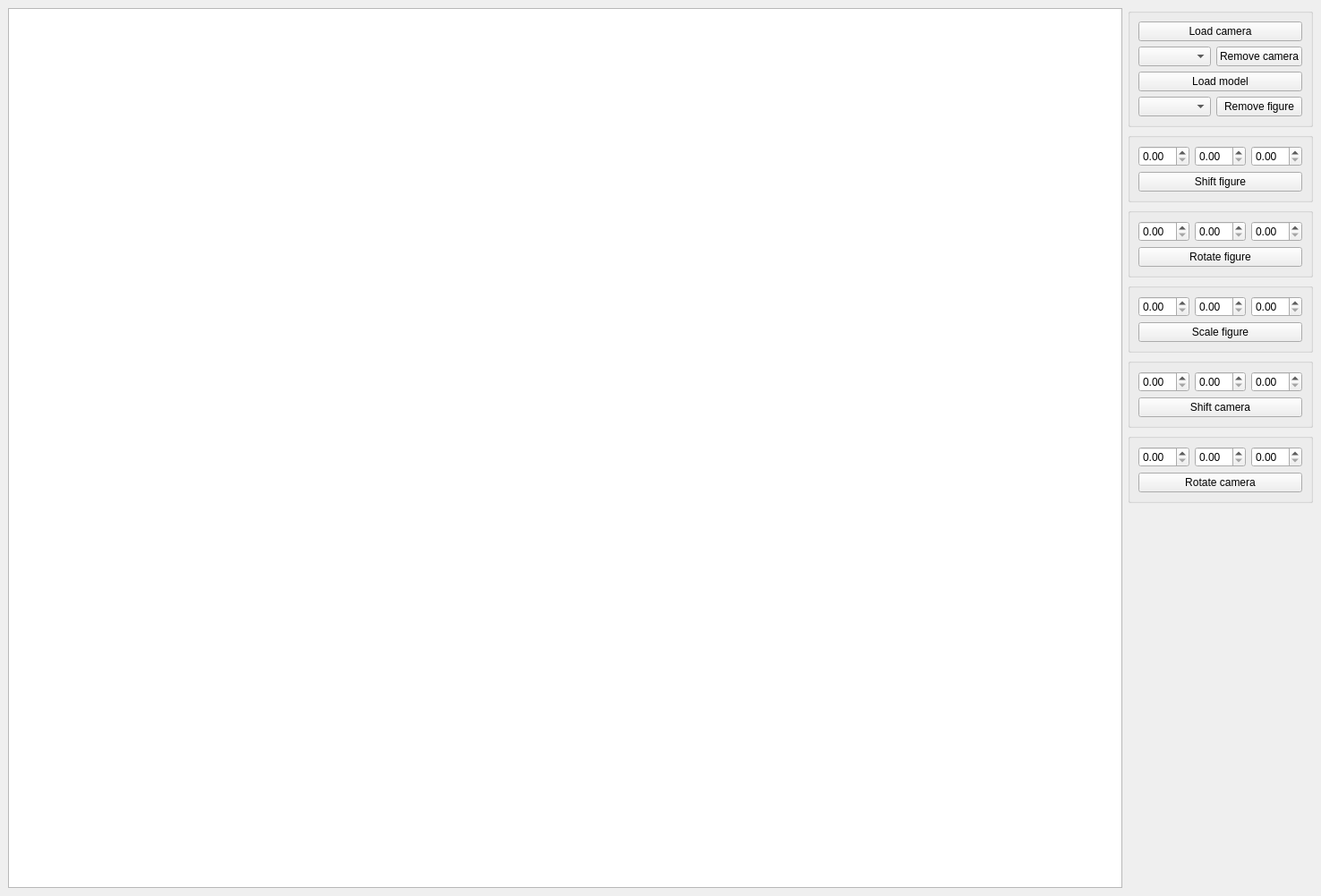
<?xml version="1.0" encoding="UTF-8"?>
<ui version="4.0">
 <class>MainWindow</class>
 <widget class="QMainWindow" name="MainWindow">
  <property name="geometry">
   <rect>
    <x>0</x>
    <y>0</y>
    <width>1476</width>
    <height>1001</height>
   </rect>
  </property>
  <property name="windowTitle">
   <string>MainWindow</string>
  </property>
  <widget class="QWidget" name="centralwidget">
   <layout class="QHBoxLayout" name="horizontalLayout">
    <item>
     <widget class="QGraphicsView" name="graphicsView">
      <property name="sizePolicy">
       <sizepolicy hsizetype="Expanding" vsizetype="Expanding">
        <horstretch>1</horstretch>
        <verstretch>0</verstretch>
       </sizepolicy>
      </property>
     </widget>
    </item>
    <item>
     <layout class="QVBoxLayout" name="verticalLayout">
      <item>
       <widget class="QGroupBox" name="groupBox">
        <property name="title">
         <string/>
        </property>
        <layout class="QGridLayout" name="gridLayout_8">
         <item row="4" column="0">
          <widget class="QComboBox" name="camera_select"/>
         </item>
         <item row="4" column="1">
          <widget class="QPushButton" name="remove_cam">
           <property name="text">
            <string>Remove camera</string>
           </property>
          </widget>
         </item>
         <item row="6" column="0">
          <widget class="QComboBox" name="model_select"/>
         </item>
         <item row="6" column="1">
          <widget class="QPushButton" name="remove_fig">
           <property name="text">
            <string>Remove figure</string>
           </property>
          </widget>
         </item>
         <item row="3" column="0" colspan="2">
          <widget class="QPushButton" name="pb_load_camera">
           <property name="text">
            <string>Load camera</string>
           </property>
          </widget>
         </item>
         <item row="5" column="0" colspan="2">
          <widget class="QPushButton" name="pb_load_model">
           <property name="text">
            <string>Load model</string>
           </property>
          </widget>
         </item>
        </layout>
       </widget>
      </item>
      <item>
       <widget class="QGroupBox" name="groupBox_3">
        <property name="title">
         <string/>
        </property>
        <layout class="QGridLayout" name="gridLayout_6">
         <item row="1" column="0" colspan="3">
          <widget class="QPushButton" name="shift_fig">
           <property name="text">
            <string>Shift figure</string>
           </property>
          </widget>
         </item>
         <item row="0" column="1">
          <widget class="QDoubleSpinBox" name="dsb_model_shift_y"/>
         </item>
         <item row="0" column="2">
          <widget class="QDoubleSpinBox" name="dsb_model_shift_z"/>
         </item>
         <item row="0" column="0">
          <widget class="QDoubleSpinBox" name="dsb_model_shift_x"/>
         </item>
        </layout>
       </widget>
      </item>
      <item>
       <widget class="QGroupBox" name="groupBox_4">
        <property name="title">
         <string/>
        </property>
        <layout class="QGridLayout" name="gridLayout">
         <item row="0" column="1">
          <widget class="QDoubleSpinBox" name="dsb_model_rot_y"/>
         </item>
         <item row="0" column="0">
          <widget class="QDoubleSpinBox" name="dsb_model_rot_x"/>
         </item>
         <item row="0" column="2">
          <widget class="QDoubleSpinBox" name="dsb_model_rot_z"/>
         </item>
         <item row="1" column="0" colspan="3">
          <widget class="QPushButton" name="rotate_fig">
           <property name="text">
            <string>Rotate figure</string>
           </property>
          </widget>
         </item>
        </layout>
       </widget>
      </item>
      <item>
       <widget class="QGroupBox" name="groupBox_5">
        <property name="title">
         <string/>
        </property>
        <layout class="QGridLayout" name="gridLayout_2">
         <item row="0" column="1">
          <widget class="QDoubleSpinBox" name="dsb_model_scale_y"/>
         </item>
         <item row="0" column="0">
          <widget class="QDoubleSpinBox" name="dsb_model_scale_x"/>
         </item>
         <item row="0" column="2">
          <widget class="QDoubleSpinBox" name="dsb_model_scale_z"/>
         </item>
         <item row="1" column="0" colspan="3">
          <widget class="QPushButton" name="scale_fig">
           <property name="text">
            <string>Scale figure</string>
           </property>
          </widget>
         </item>
        </layout>
       </widget>
      </item>
      <item>
       <widget class="QGroupBox" name="groupBox_7">
        <property name="title">
         <string/>
        </property>
        <layout class="QGridLayout" name="gridLayout_3">
         <item row="0" column="0">
          <widget class="QDoubleSpinBox" name="dsb_camera_shift_x"/>
         </item>
         <item row="0" column="1">
          <widget class="QDoubleSpinBox" name="dsb_camera_shift_y"/>
         </item>
         <item row="0" column="2">
          <widget class="QDoubleSpinBox" name="dsb_camera_shift_z"/>
         </item>
         <item row="1" column="0" colspan="3">
          <widget class="QPushButton" name="shift_cam">
           <property name="text">
            <string>Shift camera</string>
           </property>
          </widget>
         </item>
        </layout>
       </widget>
      </item>
      <item>
       <widget class="QGroupBox" name="groupBox_6">
        <property name="title">
         <string/>
        </property>
        <layout class="QGridLayout" name="gridLayout_7">
         <item row="0" column="0">
          <widget class="QDoubleSpinBox" name="dsb_camera_rot_x"/>
         </item>
         <item row="0" column="1">
          <widget class="QDoubleSpinBox" name="dsb_camera_rot_y"/>
         </item>
         <item row="0" column="2">
          <widget class="QDoubleSpinBox" name="dsb_camera_rot_z"/>
         </item>
         <item row="1" column="0" colspan="3">
          <widget class="QPushButton" name="rotate_cam">
           <property name="text">
            <string>Rotate camera</string>
           </property>
          </widget>
         </item>
        </layout>
       </widget>
      </item>
      <item>
       <spacer name="verticalSpacer">
        <property name="orientation">
         <enum>Qt::Vertical</enum>
        </property>
        <property name="sizeHint" stdset="0">
         <size>
          <width>20</width>
          <height>40</height>
         </size>
        </property>
       </spacer>
      </item>
     </layout>
    </item>
   </layout>
  </widget>
  <widget class="QMenuBar" name="menubar">
   <property name="geometry">
    <rect>
     <x>0</x>
     <y>0</y>
     <width>1476</width>
     <height>33</height>
    </rect>
   </property>
  </widget>
 </widget>
 <resources/>
 <connections/>
</ui>
